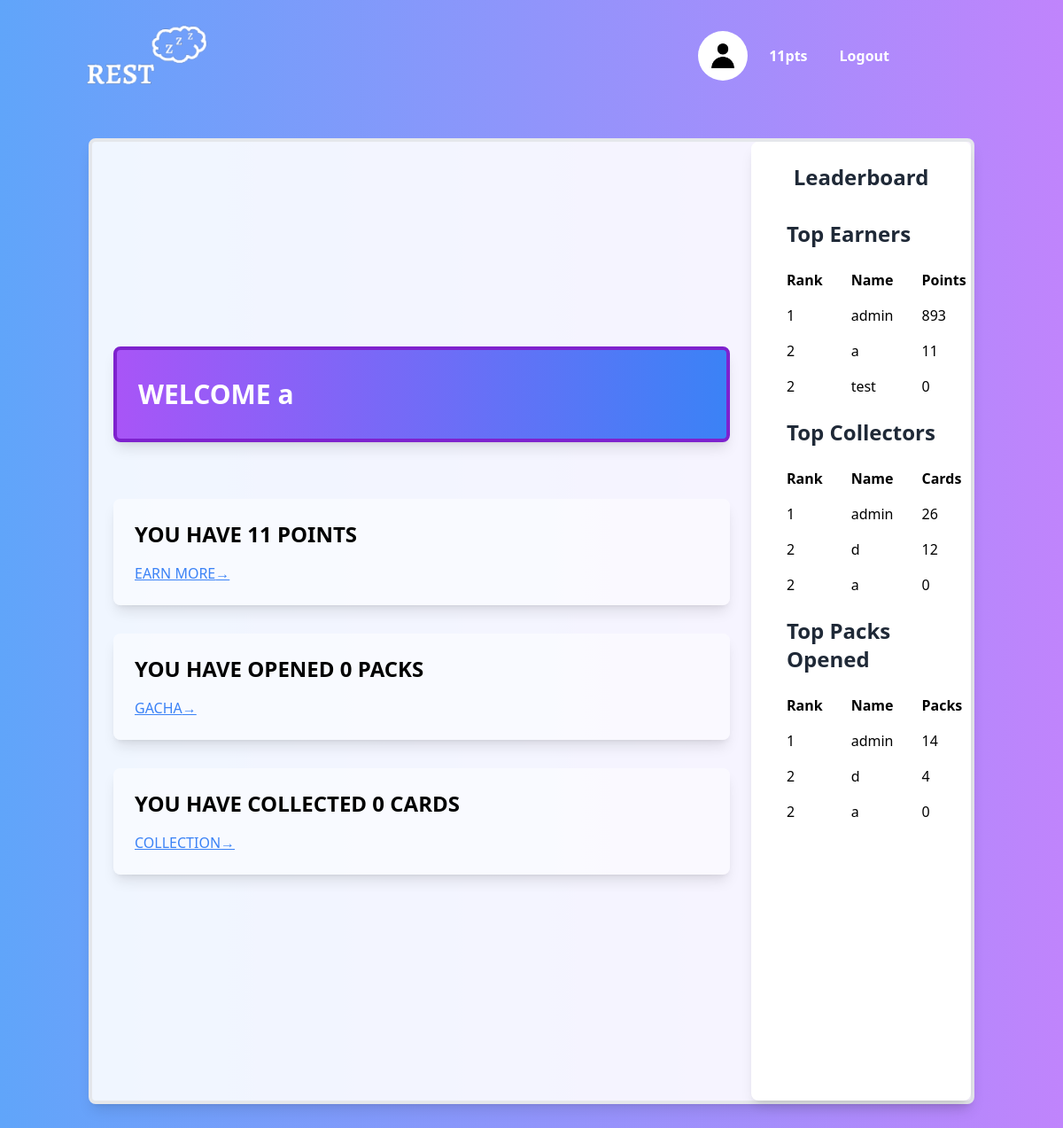
Page /welcome (signed in) on the committed database.
### tables this page shows
CREATE TABLE users(username TEXT, password TEXT, points INTEGER, packs INTEGER, cards INTEGER, pfp TEXT, userID INTEGER PRIMARY KEY AUTOINCREMENT);

### __init__.py (the view)
@app.route("/welcome")
def welcome():
    if not 'username' in session:
        flash("Log in to continue!")
        return redirect("/login")
    points, packs, cards = database.welcomeDisp(session['userID'])
    top = database.leaderboard()
    topPoints = top[0][0:3]
    topPacks = top[1][0:3]
    topCards = top[2][0:3]
    return render_template("welcome.html",pfp=database.getPFP(session['userID']),user=session['username'], points=points, packs=packs, cards=cards, PE=topPoints, C=topCards, O=topPacks)

### database.py (called while the page is built)
def connect():
    db = sqlite3.connect("rest.db")
    c = db.cursor()
    return c, db

def close(db):
    db.commit()
    db.close()

def welcomeDisp(ID):
    c,db = connect()
    info = c.execute("SELECT points, packs, cards FROM users WHERE userID = ?", (ID,)).fetchone()
    close(db)
    return info[0], info[1], info[2]

def leaderboard():
    c,db = connect()
    points = c.execute("SELECT username, points FROM users ORDER BY points DESC").fetchall()
    packs = c.execute("SELECT username, packs FROM users ORDER BY packs DESC").fetchall()
    cards = c.execute("SELECT username, cards FROM users ORDER BY cards DESC").fetchall()
    return points, packs, cards
    close(db)

def getPFP(ID):
    c,db = connect()
    pfp = c.execute("SELECT pfp FROM users WHERE userID = ?", (ID,)).fetchone()
    close(db)
    return pfp[0]

### templates/welcome.html (shortened to what this page needs)
<!DOCTYPE html>
  <html lang="en">
  <head>
    <script src="https://cdn.tailwindcss.com"></script>
  </head>
  <body class="bg-cover bg-fixed bg-gradient-to-r from-blue-400 to-purple-400 overflow-hidden">
    <nav class="p-6 text-indigo-600">
      <div class="container mx-auto flex justify-between items-center">
        <a href="/"><img src={{ url_for('static', filename='bed.png') }} alt="bed" width="150" height="150"></a>
        <ul class="flex space-x-6 mr-24 justify-center items-center">
          <li>
            {% if pfp == "" %}
            <img class="w-14 h-14 rounded-full" src={{ url_for('static', filename='default.jpg') }} alt="pfp">
            {% endif %}
          </li>
          <li>
            <p class="2xl text-white font-semibold text-base">{{points}}pts</p>
          </li>
          <li>
            <form action="/logout">
              <input type="submit" class="hover:underline transition ease-in-out delay-50 hover:-translate-y-1 hover:scale-110 hover:bg-indigo-500 duration-300 rounded-lg p-3 text-white font-semibold text-base cursor-pointer" value="Logout">
            </form>
          </li>
      </div>
    </nav>
    <div class="flex flex-col h-screen justify-center items-center">
      <div class="flex flex-row justify-between w-5/6 h-5/6 bg-opacity-90 bg-white shadow-lg rounded-lg -translate-y-20 border-4">
        <div class="flex flex-col justify-center w-3/4 p-6">
          <h1 class="text-3xl font-extrabold text-white bg-gradient-to-r from-purple-500 to-blue-500 py-8 px-6 rounded-lg shadow-lg mt-10 border-4 border-purple-700">WELCOME {{user}}</h1>
          <section class="py-16">
            <div class="container mx-auto grid grid-cols-1 gap-8">
              <div class="p-6 bg-white bg-opacity-50 shadow-lg rounded-lg">
                <h2 class="text-2xl font-bold mb-4">YOU HAVE {{points}} POINTS</h2>
                <div>
                  <a href="/selection" class="text-blue-500 hover:text-blue-700 font-medium underline transition ease-in-out duration-200">EARN MORE<span>&rarr;</span></a>
                </div>
              </div>
              <div class="p-6 bg-white bg-opacity-50 shadow-lg rounded-lg">
                <h2 class="text-2xl font-bold mb-4">YOU HAVE OPENED {{packs}} PACKS</h2>
                <div>
                  <a href="/gacha" class="text-blue-500 hover:text-blue-700 font-medium underline transition ease-in-out duration-200">GACHA<span>&rarr;</span></a>
                </div>
              </div>
              <div class="p-6 bg-white bg-opacity-50 shadow-lg rounded-lg">
                <h2 class="text-2xl font-bold mb-4">YOU HAVE COLLECTED {{cards}} CARDS</h2>
                <div>
                  <a href="/collection" class="text-blue-500 hover:text-blue-700 font-medium underline transition ease-in-out duration-200">COLLECTION<span>&rarr;</span></a>
                </div>
              </div>
            </div>
          </section>
        </div>
        <div class="w-1/4 p-6 bg-white shadow-lg rounded-lg">
          <h1 class="text-2xl font-bold text-center text-gray-800 mb-4">Leaderboard</h1>
            <table class="table-auto w-full">
              <h1 class="text-2xl font-bold text-gray-800 p-4">Top Earners</h1>
              <thead>
                <tr>
                  <th class="px-4 py-2 text-left">Rank</th>
                  <th class="px-4 py-2 text-left">Name</th>
                  <th class="px-4 py-2 text-left">Points</th>
                </tr>
              </thead>
              <tbody>
                <tr class="hover:bg-gray-100">
                  <td class="px-4 py-2">1</td>
                  <td class="px-4 py-2">{{PE[0][0]}}</td>
                  <td class="px-4 py-2">{{PE[0][1]}}</td>
                </tr>
                <tr class="hover:bg-gray-100">
                  <td class="px-4 py-2">2</td>
                  <td class="px-4 py-2">{{PE[1][0]}}</td>
                  <td class="px-4 py-2">{{PE[1][1]}}</td>
                </tr>
                <tr class="hover:bg-gray-100">
                  <td class="px-4 py-2">2</td>
                  <td class="px-4 py-2">{{PE[2][0]}}</td>
                  <td class="px-4 py-2">{{PE[2][1]}}</td>
                </tr>
              </tbody>
            </table>
            <table class="table-auto w-full">
              <h1 class="text-2xl font-bold text-gray-800 p-4">Top Collectors</h1>
              <thead>
                <tr>
                  <th class="px-4 py-2 text-left">Rank</th>
                  <th class="px-4 py-2 text-left">Name</th>
                  <th class="px-4 py-2 text-left">Cards</th>
                </tr>
              </thead>
              <tbody>
                <tr class="hover:bg-gray-100">
                  <td class="px-4 py-2">1</td>
                  <td class="px-4 py-2">{{C[0][0]}}</td>
                  <td class="px-4 py-2">{{C[0][1]}}</td>
                </tr>
                <tr class="hover:bg-gray-100">
                  <td class="px-4 py-2">2</td>
                  <td class="px-4 py-2">{{C[1][0]}}</td>
                  <td class="px-4 py-2">{{C[1][1]}}</td>
                </tr>
                <tr class="hover:bg-gray-100">
                  <td class="px-4 py-2">2</td>
                  <td class="px-4 py-2">{{C[2][0]}}</td>
                  <td class="px-4 py-2">{{C[2][1]}}</td>
                </tr>
              </tbody>
          </table>
          <table class="table-auto w-full">
            <h1 class="text-2xl font-bold text-gray-800 p-4">Top Packs Opened</h1>
            <thead>
              <tr>
                <th class="px-4 py-2 text-left">Rank</th>
                <th class="px-4 py-2 text-left">Name</th>
                <th class="px-4 py-2 text-left">Packs</th>
              </tr>
            </thead>
            <tbody>
              <tr class="hover:bg-gray-100">
                <td class="px-4 py-2">1</td>
                <td class="px-4 py-2">{{O[0][0]}}</td>
                <td class="px-4 py-2">{{O[0][1]}}</td>
              </tr>
              <tr class="hover:bg-gray-100">
                <td class="px-4 py-2">2</td>
                <td class="px-4 py-2">{{O[1][0]}}</td>
                <td class="px-4 py-2">{{O[1][1]}}</td>
              </tr>
              <tr class="hover:bg-gray-100">
                <td class="px-4 py-2">2</td>
                <td class="px-4 py-2">{{O[2][0]}}</td>
                <td class="px-4 py-2">{{O[2][1]}}</td>
              </tr>
            </tbody>
          </table>
        </div>
      </div>
    </div>
  </body>
</html>

### rows in the picture
users: username "admin", points "893", cards "26", packs "14"
users: username "a", points "11", cards "0", packs "0"
users: username "test", points "0"
users: username "d", cards "12", packs "4"

### other values in the picture
{{ points }} "11"
{{ user }} "a"
{{ packs }} "0"
{{ cards }} "0"
